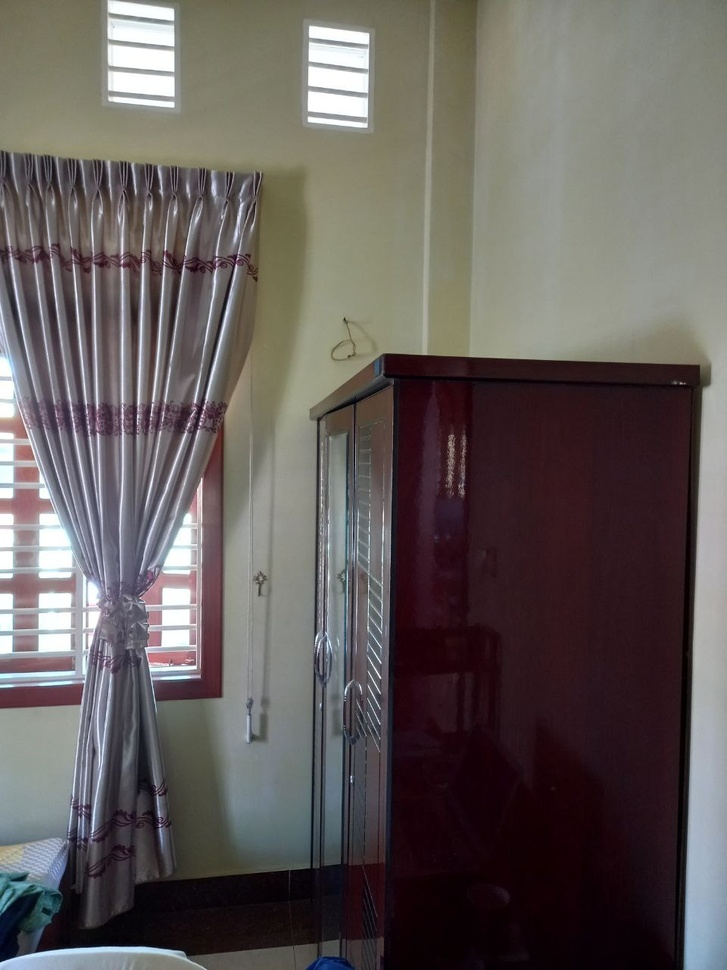
#> input picture Image_stitching/images/test1.jpg, 727 x 970 px, shrunk from 960 x 1280 before the run; its folder holds 3 pictures in this run
$ python app.py
#> lines starting #> are read from the running program, lines starting #| are printed output that depends on the picture
import cv2 as cv
import numpy as np
import glob
import matplotlib.pyplot as plt
import os


# Read and show an image
def read_image(image_path):
#> called with image_path = './images/test1.jpg'
    try:
        image_path = os.path.join(image_path)
        myimage = cv.imread(image_path)
#> myimage is the input picture: shape (970, 727, 3); mean B, G, R 91, 92.9, 99.5

        return myimage

    except Exception as err:
        print("There is something wrong:", err)


def stitiching(image_paths_to_stitch):
    # Retrieve image files
    image_files = glob.glob(image_paths_to_stitch)
    image_files = sorted(image_files)

    # Create array of images
    images = []

    for file in image_files:
        image = read_image(file)
        image = cv.cvtColor(image, cv.COLOR_BGR2RGB)
        images.append(image)

    images_len = len(images)
#> images_len = 3

    # Plot the images
    num_columns = 3
    num_rows = int(np.ceil(images_len / num_columns))
#> num_rows = 1

    for i in range(images_len):
        plt.subplot(num_rows + 1, num_columns, i + 1)
        plt.axis("off")
        plt.title(f"Image {i+1}")
        plt.imshow(images[i])

    # Stitch Images
    stitcher = cv.Stitcher_create()
    status, stitched_image = stitcher.stitch(images)
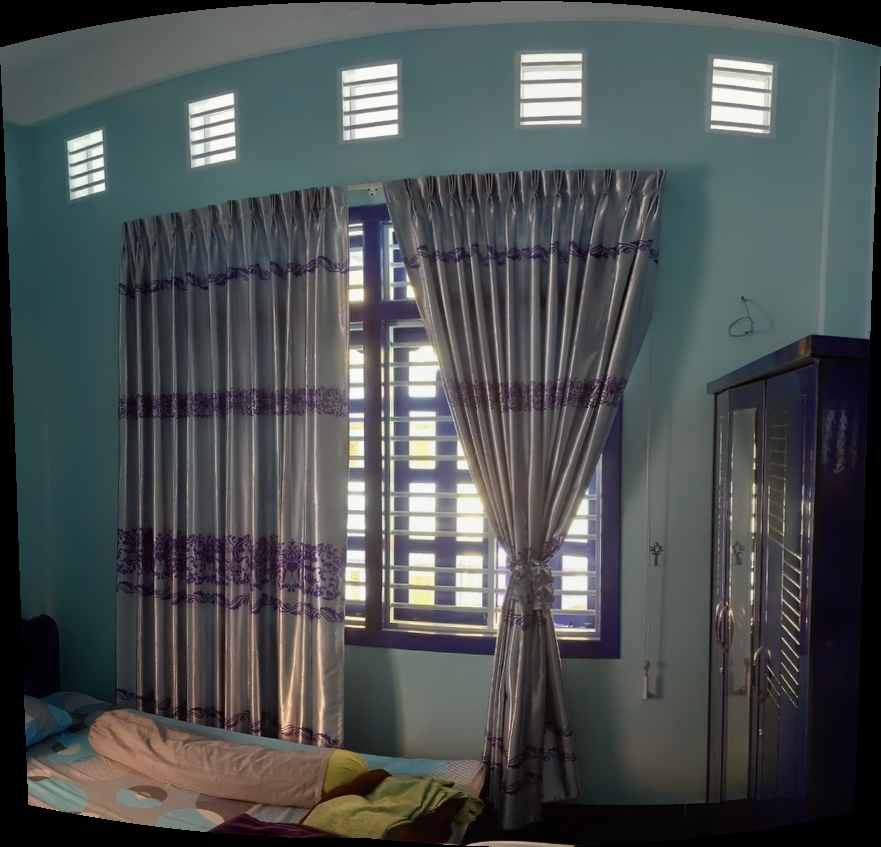
#> stitched_image: shape (847, 881, 3); mean of channels 0, 1, 2 81.4, 80.5, 76; drawn as B, G, R
#> status = 0

    if status == 0:
        plt.subplot(num_rows + 1, 1, num_rows + 1)
        plt.axis("off")
        plt.title("Stitched Image")
        plt.imshow(stitched_image)

    plt.show()
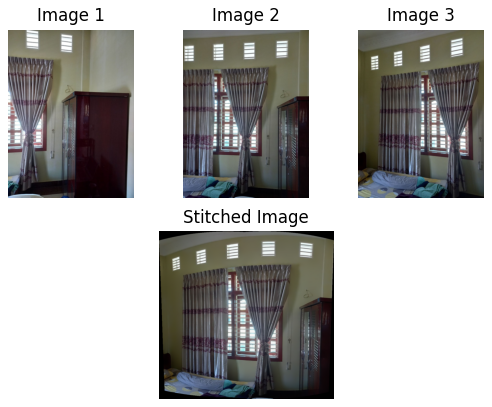
#> figure drawn by matplotlib, 4 panels


collection_path = "./images/*"
stitiching(collection_path)
